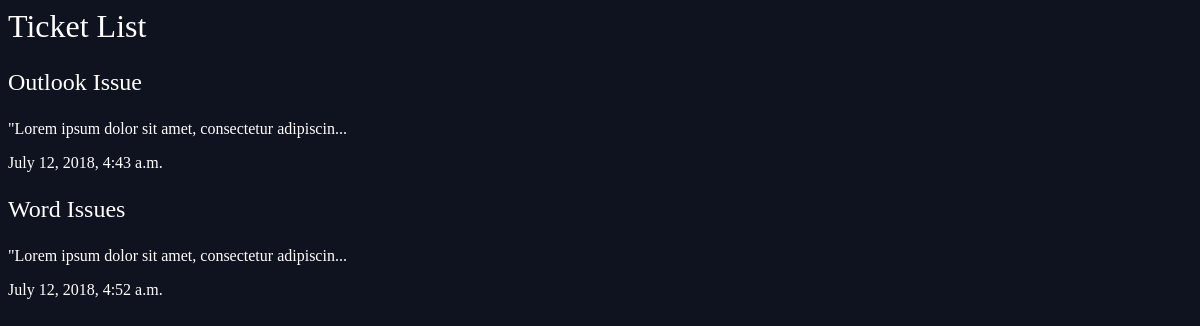
The page /tickets/ on the database its author committed.
### tickets/models.py (models this page shows, shortened)
class Tickets(models.Model):
    title = models.CharField(max_length=100)
    issueDescription = models.TextField()
    date = models.DateTimeField(auto_now_add=True)
    slug = models.SlugField(max_length=50, default="")
    attachment = models.ImageField(default='default.png', blank=True)
    def ticketDescriptionSnippet(self):
        return self.issueDescription[:50] + "..."

### tickets/views.py (the view)
# urls.py: path('', views.ticket_list, name="list"),
def ticket_list(request):
    tickets_to_give = Tickets.objects.all().order_by('date')
    return render(request, 'tickets/ticket_list.html', {'myTickets':tickets_to_give})

### tickets/Templates/tickets/ticket_list.html
{% extends 'base_layout.html' %}
{% block uniqueContent %}
    <h1>Ticket List</h1>
    <div class="tickets">
      {% for issueTicket in myTickets %}
        <div class="articles">
            <h2><a href="{% url 'ticket_app:details' slug=issueTicket.slug %}">
              <p>{{ issueTicket.title }}</p>
            </a></h2>
            <p>{{ issueTicket.ticketDescriptionSnippet }}</p>
            <p>{{ issueTicket.date }}</p>
        </div>
      {% endfor %}
{% endblock %}

### assests/style.css (style rules this page uses)
body { background: #0f121f; }
body * { font-family: Ubuntu; }
h1, h2, h3, h4, h5 { font-weight: normal; margin: 0; color: #fff; }
p { color: #fff; }
a, a:hover, a:visited { color: #fff; text-decoration: none; }

### rows shown on the page
Tickets: title "Outlook Issue", ticketDescriptionSnippet "\"Lorem ipsum dolor sit amet, consectetur adipiscin...", date "July 12, 2018, 4:43 a.m."
Tickets: title "Word Issues", ticketDescriptionSnippet "\"Lorem ipsum dolor sit amet, consectetur adipiscin...", date "July 12, 2018, 4:52 a.m."
